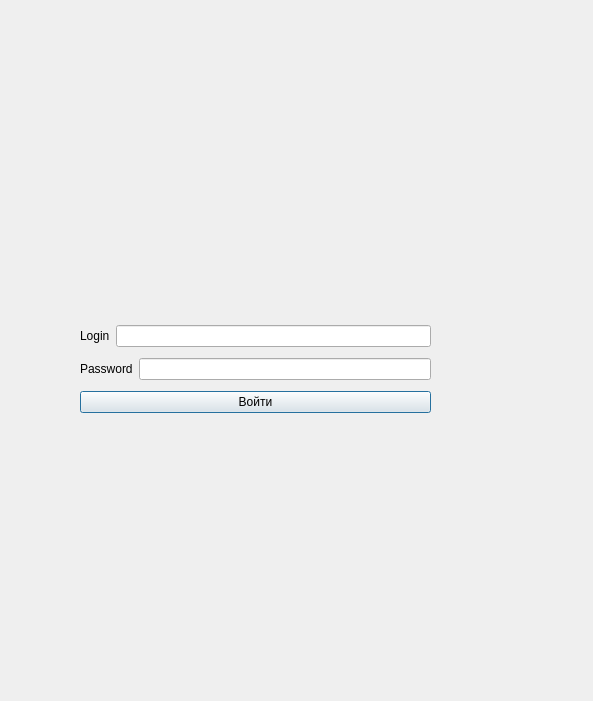
<?xml version="1.0" encoding="UTF-8"?>
<ui version="4.0">
 <class>Dialog</class>
 <widget class="QDialog" name="Dialog">
  <property name="geometry">
   <rect>
    <x>0</x>
    <y>0</y>
    <width>593</width>
    <height>701</height>
   </rect>
  </property>
  <property name="windowTitle">
   <string>Dialog</string>
  </property>
  <widget class="QWidget" name="">
   <property name="geometry">
    <rect>
     <x>80</x>
     <y>320</y>
     <width>351</width>
     <height>99</height>
    </rect>
   </property>
   <layout class="QVBoxLayout" name="verticalLayout">
    <item>
     <layout class="QHBoxLayout" name="horizontalLayout_2">
      <item>
       <widget class="QLabel" name="label">
        <property name="text">
         <string>Login</string>
        </property>
       </widget>
      </item>
      <item>
       <widget class="QLineEdit" name="lineEdit"/>
      </item>
     </layout>
    </item>
    <item>
     <layout class="QHBoxLayout" name="horizontalLayout">
      <item>
       <widget class="QLabel" name="label_2">
        <property name="text">
         <string>Password</string>
        </property>
       </widget>
      </item>
      <item>
       <widget class="QLineEdit" name="lineEdit_2">
        <property name="text">
         <string/>
        </property>
        <property name="echoMode">
         <enum>QLineEdit::EchoMode::Password</enum>
        </property>
       </widget>
      </item>
     </layout>
    </item>
    <item>
     <widget class="QPushButton" name="pushButton">
      <property name="text">
       <string>Войти</string>
      </property>
     </widget>
    </item>
   </layout>
  </widget>
 </widget>
 <resources/>
 <connections/>
</ui>
